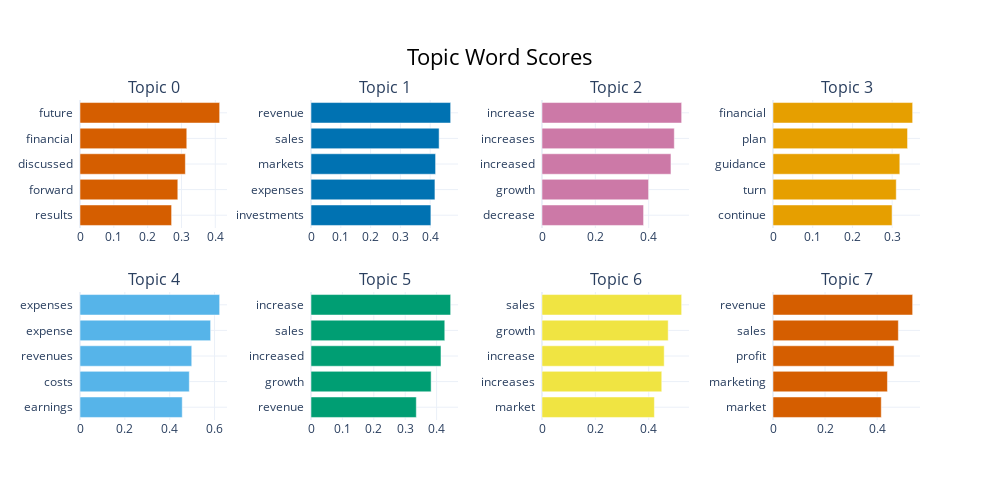

Notebook cell for this chart:
### Code cell
topic_model.visualize_barchart()

### Figure 1 — Plotly figure (JSON) as saved in the notebook; plotly's stock layout.template omitted (floating-point values rounded to 4 significant figures)
{"data": [{"marker": {"color": "#D55E00"}, "orientation": "h", "type": "bar", "x": [0.2708, 0.2892, 0.3115, 0.3157, 0.4129], "xaxis": "x", "y": ["results  ", "forward  ", "discussed  ", "financial  ", "future  "], "yaxis": "y"}, {"marker": {"color": "#0072B2"}, "orientation": "h", "type": "bar", "x": [0.4024, 0.4159, 0.4181, 0.43, 0.4687], "xaxis": "x2", "y": ["investments  ", "expenses  ", "markets  ", "sales  ", "revenue  "], "yaxis": "y2"}, {"marker": {"color": "#CC79A7"}, "orientation": "h", "type": "bar", "x": [0.3809, 0.3997, 0.4836, 0.4962, 0.5237], "xaxis": "x3", "y": ["decrease  ", "growth  ", "increased  ", "increases  ", "increase  "], "yaxis": "y3"}, {"marker": {"color": "#E69F00"}, "orientation": "h", "type": "bar", "x": [0.2997, 0.3103, 0.3192, 0.3387, 0.3515], "xaxis": "x4", "y": ["continue  ", "turn  ", "guidance  ", "plan  ", "financial  "], "yaxis": "y4"}, {"marker": {"color": "#56B4E9"}, "orientation": "h", "type": "bar", "x": [0.4559, 0.4874, 0.4982, 0.5824, 0.6227], "xaxis": "x5", "y": ["earnings  ", "costs  ", "revenues  ", "expense  ", "expenses  "], "yaxis": "y5"}, {"marker": {"color": "#009E73"}, "orientation": "h", "type": "bar", "x": [0.3354, 0.3826, 0.414, 0.426, 0.4448], "xaxis": "x6", "y": ["revenue  ", "growth  ", "increased  ", "sales  ", "increase  "], "yaxis": "y6"}, {"marker": {"color": "#F0E442"}, "orientation": "h", "type": "bar", "x": [0.4213, 0.4489, 0.458, 0.473, 0.5234], "xaxis": "x7", "y": ["market  ", "increases  ", "increase  ", "growth  ", "sales  "], "yaxis": "y7"}, {"marker": {"color": "#D55E00"}, "orientation": "h", "type": "bar", "x": [0.4159, 0.4396, 0.4651, 0.4815, 0.5365], "xaxis": "x8", "y": ["market  ", "marketing  ", "profit  ", "sales  ", "revenue  "], "yaxis": "y8"}], "layout": {"annotations": [{"font": {"size": 16}, "showarrow": false, "text": "Topic 0", "x": 0.0875, "xanchor": "center", "xref": "paper", "y": 1, "yanchor": "bottom", "yref": "paper"}, {"font": {"size": 16}, "showarrow": false, "text": "Topic 1", "x": 0.3625, "xanchor": "center", "xref": "paper", "y": 1, "yanchor": "bottom", "yref": "paper"}, {"font": {"size": 16}, "showarrow": false, "text": "Topic 2", "x": 0.6375, "xanchor": "center", "xref": "paper", "y": 1, "yanchor": "bottom", "yref": "paper"}, {"font": {"size": 16}, "showarrow": false, "text": "Topic 3", "x": 0.9125, "xanchor": "center", "xref": "paper", "y": 1, "yanchor": "bottom", "yref": "paper"}, {"font": {"size": 16}, "showarrow": false, "text": "Topic 4", "x": 0.0875, "xanchor": "center", "xref": "paper", "y": 0.4, "yanchor": "bottom", "yref": "paper"}, {"font": {"size": 16}, "showarrow": false, "text": "Topic 5", "x": 0.3625, "xanchor": "center", "xref": "paper", "y": 0.4, "yanchor": "bottom", "yref": "paper"}, {"font": {"size": 16}, "showarrow": false, "text": "Topic 6", "x": 0.6375, "xanchor": "center", "xref": "paper", "y": 0.4, "yanchor": "bottom", "yref": "paper"}, {"font": {"size": 16}, "showarrow": false, "text": "Topic 7", "x": 0.9125, "xanchor": "center", "xref": "paper", "y": 0.4, "yanchor": "bottom", "yref": "paper"}], "height": 500, "hoverlabel": {"bgcolor": "white", "font": {"family": "Rockwell", "size": 16}}, "showlegend": false, "title": {"font": {"color": "Black", "size": 22}, "text": "Topic Word Scores", "x": 0.5, "xanchor": "center", "yanchor": "top"}, "width": 1000, "xaxis": {"anchor": "y", "domain": [0, 0.175], "showgrid": true}, "xaxis2": {"anchor": "y2", "domain": [0.275, 0.45], "showgrid": true}, "xaxis3": {"anchor": "y3", "domain": [0.55, 0.725], "showgrid": true}, "xaxis4": {"anchor": "y4", "domain": [0.825, 1], "showgrid": true}, "xaxis5": {"anchor": "y5", "domain": [0, 0.175], "showgrid": true}, "xaxis6": {"anchor": "y6", "domain": [0.275, 0.45], "showgrid": true}, "xaxis7": {"anchor": "y7", "domain": [0.55, 0.725], "showgrid": true}, "xaxis8": {"anchor": "y8", "domain": [0.825, 1], "showgrid": true}, "yaxis": {"anchor": "x", "domain": [0.6, 1], "showgrid": true}, "yaxis2": {"anchor": "x2", "domain": [0.6, 1], "showgrid": true}, "yaxis3": {"anchor": "x3", "domain": [0.6, 1], "showgrid": true}, "yaxis4": {"anchor": "x4", "domain": [0.6, 1], "showgrid": true}, "yaxis5": {"anchor": "x5", "domain": [0, 0.4], "showgrid": true}, "yaxis6": {"anchor": "x6", "domain": [0, 0.4], "showgrid": true}, "yaxis7": {"anchor": "x7", "domain": [0, 0.4], "showgrid": true}, "yaxis8": {"anchor": "x8", "domain": [0, 0.4], "showgrid": true}}}
